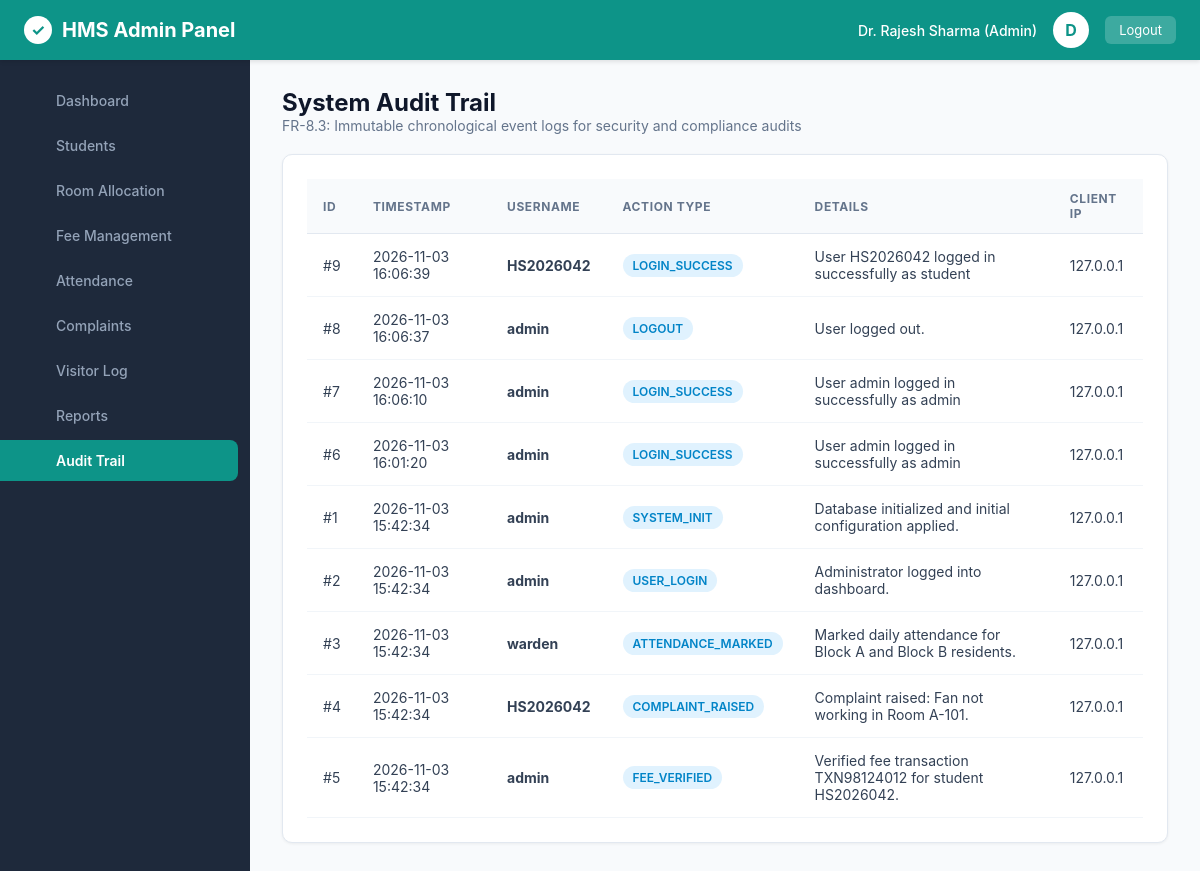
Screenshot of /admin/audit-logs (signed in) with the database file from the repository.
### tables this page shows
CREATE TABLE users (
        id INTEGER PRIMARY KEY AUTOINCREMENT,
        username TEXT UNIQUE NOT NULL,
        password_hash TEXT NOT NULL,
        role TEXT NOT NULL CHECK(role IN ('admin', 'warden', 'student', 'staff')),
        full_name TEXT NOT NULL,
        email TEXT UNIQUE NOT NULL,
        phone TEXT,
        created_at TIMESTAMP DEFAULT CURRENT_TIMESTAMP
    );

CREATE TABLE audit_logs (
        id INTEGER PRIMARY KEY AUTOINCREMENT,
        user_id INTEGER,
        username TEXT NOT NULL,
        action TEXT NOT NULL,
        details TEXT,
        ip_address TEXT DEFAULT '127.0.0.1',
        timestamp TIMESTAMP DEFAULT CURRENT_TIMESTAMP
    );

### app/main.py (the view)
@app.get("/admin/audit-logs", response_class=HTMLResponse)
def admin_audit_logs(request: Request):
    user = get_current_user(request)
    if not user or user["role"] != "admin":
        return RedirectResponse(url="/login", status_code=302)
    conn = get_db()
    cursor = conn.cursor()
    cursor.execute("SELECT * FROM audit_logs ORDER BY timestamp DESC LIMIT 100;")
    logs = cursor.fetchall()
    conn.close()
    return templates.TemplateResponse(request=request, name="admin_audit.html", context={
        "user": user,
        "active_page": "audit",
        "logs": logs
    })

### app/templates/admin_audit.html (shortened to what this page needs)
{% extends "base.html" %}
{% block content %}
<div class="card-header-bar">
  <div>
    <h1 style="font-size: 24px; font-weight: 700; color: #0f172a;">System Audit Trail</h1>
    <p style="font-size: 14px; color: #64748b;">FR-8.3: Immutable chronological event logs for security and compliance audits</p>
  </div>
</div>
<div class="content-card">
  <div class="table-responsive">
    <table class="data-table">
      <thead>
        <tr>
          <th>ID</th>
          <th>Timestamp</th>
          <th>Username</th>
          <th>Action Type</th>
          <th>Details</th>
          <th>Client IP</th>
        </tr>
      </thead>
      <tbody>
        {% for l in logs %}
        <tr>
          <td>#{{ l.id }}</td>
          <td><code>{{ l.timestamp }}</code></td>
          <td><strong>{{ l.username }}</strong></td>
          <td>
            <span class="status-badge {% if 'FAIL' in l.action or 'DELETE' in l.action %}badge-full{% else %}badge-in-progress{% endif %}">
              {{ l.action }}
            </span>
          </td>
          <td>{{ l.details }}</td>
          <td><code>{{ l.ip_address }}</code></td>
        </tr>
        {% endfor %}
      </tbody>
    </table>
  </div>
</div>
{% endblock %}

### app/templates/base.html (shortened to what this page needs)
<!DOCTYPE html>
<html lang="en">
<head>
  <link rel="stylesheet" href="/static/css/style.css">
</head>
<body>
  <header class="app-header">
    <div class="header-brand">
      <span class="header-brand-icon">✓</span>
      <span>HMS Admin Panel</span>
    </div>
    <div class="header-user-menu">
      <span style="font-size: 14px; font-weight: 500;">{{ user.full_name }} ({{ user.role | capitalize }})</span>
      <div class="header-avatar">{{ user.full_name[0] }}</div>
      <a href="/logout" class="btn-logout"> Logout</a>
    </div>
  </header>
  <aside class="app-sidebar">
    <ul class="sidebar-menu">
      <li class="sidebar-item">
        <a href="/admin/dashboard" class="sidebar-link {% if active_page == 'dashboard' %}active{% endif %}">
          <span>Dashboard</span>
        </a>
      </li>
      {% if user.role in ['admin'] %}
      <li class="sidebar-item">
        <a href="/admin/students" class="sidebar-link {% if active_page == 'students' %}active{% endif %}">
          <span>Students</span>
        </a>
      </li>
      <li class="sidebar-item">
        <a href="/admin/rooms" class="sidebar-link {% if active_page == 'rooms' %}active{% endif %}">
          <span>Room Allocation</span>
        </a>
      </li>
      <li class="sidebar-item">
        <a href="/admin/fees" class="sidebar-link {% if active_page == 'fees' %}active{% endif %}">
          <span>Fee Management</span>
        </a>
      </li>
      {% endif %}
      <li class="sidebar-item">
        <a href="/admin/attendance" class="sidebar-link {% if active_page == 'attendance' %}active{% endif %}">
          <span>Attendance</span>
        </a>
      </li>
      <li class="sidebar-item">
        <a href="/admin/complaints" class="sidebar-link {% if active_page == 'complaints' %}active{% endif %}">
          <span>Complaints</span>
        </a>
      </li>
      <li class="sidebar-item">
        <a href="/admin/visitors" class="sidebar-link {% if active_page == 'visitors' %}active{% endif %}">
          <span>Visitor Log</span>
        </a>
      </li>
      {% if user.role in ['admin'] %}
      <li class="sidebar-item">
        <a href="/admin/reports" class="sidebar-link {% if active_page == 'reports' %}active{% endif %}">
          <span>Reports</span>
        </a>
      </li>
      <li class="sidebar-item">
        <a href="/admin/audit-logs" class="sidebar-link {% if active_page == 'audit' %}active{% endif %}">
          <span>Audit Trail</span>
        </a>
      </li>
      {% endif %}
    </ul>
  </aside>
  <main class="main-content">
    {% block content %}{% endblock %}
  </main>
</body>
</html>

### app/static/css/style.css (style rules this page uses)
:root { --primary-teal: #0d9488; --primary-teal-hover: #0f766e; --primary-dark: #1e293b; --secondary-dark: #0f172a; --sidebar-width: 250px; --bg-light: #f8fafc; --card-bg: #ffffff; --border-color: #e2e8f0; --text-main: #1e293b; --text-muted: #64748b; --accent-yellow: #f59e0b; --accent-red: #ef4444; --accent-green: #10b981; --accent-blue: #3b82f6; }
* { box-sizing: border-box; margin: 0; padding: 0; font-family: -apple-system, BlinkMacSystemFont, "Segoe UI", Roboto, "Helvetica Neue", Arial, sans-serif; }
body { background-color: var(--bg-light); color: var(--text-main); min-height: 100vh; }
.app-header { height: 60px; background-color: #0d9488; color: #ffffff; display: flex; align-items: center; justify-content: space-between; padding: 0 24px; position: fixed; top: 0; left: 0; right: 0; z-index: 100; box-shadow: 0 2px 4px rgba(0,0,0,0.1); }
.header-brand { display: flex; align-items: center; gap: 10px; font-size: 20px; font-weight: 700; }
.header-brand-icon { background: #ffffff; color: #0d9488; border-radius: 50%; width: 28px; height: 28px; display: inline-flex; align-items: center; justify-content: center; font-size: 16px; }
.header-user-menu { display: flex; align-items: center; gap: 16px; }
.header-avatar { width: 36px; height: 36px; background-color: #ffffff; color: #0d9488; border-radius: 50%; display: flex; align-items: center; justify-content: center; font-weight: 700; font-size: 16px; }
.btn-logout { color: #ffffff; background: rgba(255, 255, 255, 0.2); border: none; padding: 6px 14px; border-radius: 6px; font-size: 13px; cursor: pointer; text-decoration: none; transition: background 0.2s; }
.app-sidebar { width: var(--sidebar-width); background-color: #1e293b; position: fixed; top: 60px; bottom: 0; left: 0; padding: 20px 0; overflow-y: auto; z-index: 90; }
.sidebar-menu { list-style: none; }
.sidebar-item { margin-bottom: 4px; }
.sidebar-link { display: flex; align-items: center; gap: 12px; padding: 12px 24px; color: #94a3b8; text-decoration: none; font-size: 14px; font-weight: 500; transition: all 0.2s ease; }
.sidebar-link.active { color: #ffffff; background-color: #0d9488; font-weight: 600; border-radius: 0 8px 8px 0; margin-right: 12px; }
.main-content { margin-left: var(--sidebar-width); margin-top: 60px; padding: 28px 32px; min-height: calc(100vh - 60px); }
.content-card { background: #ffffff; border-radius: 10px; padding: 24px; box-shadow: 0 1px 3px rgba(0,0,0,0.06); border: 1px solid var(--border-color); margin-bottom: 28px; }
.card-header-bar { display: flex; align-items: center; justify-content: space-between; margin-bottom: 20px; }
.table-responsive { width: 100%; overflow-x: auto; }
.data-table { width: 100%; border-collapse: collapse; text-align: left; }
.data-table th { background-color: #f8fafc; padding: 12px 16px; font-size: 12px; font-weight: 700; text-transform: uppercase; letter-spacing: 0.05em; color: #64748b; border-bottom: 1px solid var(--border-color); }
.data-table td { padding: 14px 16px; font-size: 14px; border-bottom: 1px solid #f1f5f9; color: #334155; vertical-align: middle; }
.status-badge { display: inline-block; padding: 4px 10px; border-radius: 20px; font-size: 12px; font-weight: 600; text-align: center; }
.badge-in-progress { background-color: #e0f2fe; color: #0284c7; }

### rows the page displays
users: full_name "Dr. Rajesh Sharma", role "Admin", full_name "D"
audit_logs: id "9", timestamp "2026-11-03 16:06:39", username "HS2026042", action "LOGIN_SUCCESS", details "User HS2026042 logged in successfully as student", ip_address "127.0.0.1"
audit_logs: id "8", timestamp "2026-11-03 16:06:37", username "admin", action "LOGOUT", details "User logged out.", ip_address "127.0.0.1"
audit_logs: id "7", timestamp "2026-11-03 16:06:10", username "admin", action "LOGIN_SUCCESS", details "User admin logged in successfully as admin", ip_address "127.0.0.1"
audit_logs: id "6", timestamp "2026-11-03 16:01:20", username "admin", action "LOGIN_SUCCESS", details "User admin logged in successfully as admin", ip_address "127.0.0.1"
audit_logs: id "1", timestamp "2026-11-03 15:42:34", username "admin", action "SYSTEM_INIT", details "Database initialized and initial configuration applied.", ip_address "127.0.0.1"
audit_logs: id "2", timestamp "2026-11-03 15:42:34", username "admin", action "USER_LOGIN", details "Administrator logged into dashboard.", ip_address "127.0.0.1"
audit_logs: id "3", timestamp "2026-11-03 15:42:34", username "warden", action "ATTENDANCE_MARKED", details "Marked daily attendance for Block A and Block B residents.", ip_address "127.0.0.1"
audit_logs: id "4", timestamp "2026-11-03 15:42:34", username "HS2026042", action "COMPLAINT_RAISED", details "Complaint raised: Fan not working in Room A-101.", ip_address "127.0.0.1"
audit_logs: id "5", timestamp "2026-11-03 15:42:34", username "admin", action "FEE_VERIFIED", details "Verified fee transaction TXN98124012 for student HS2026042.", ip_address "127.0.0.1"
